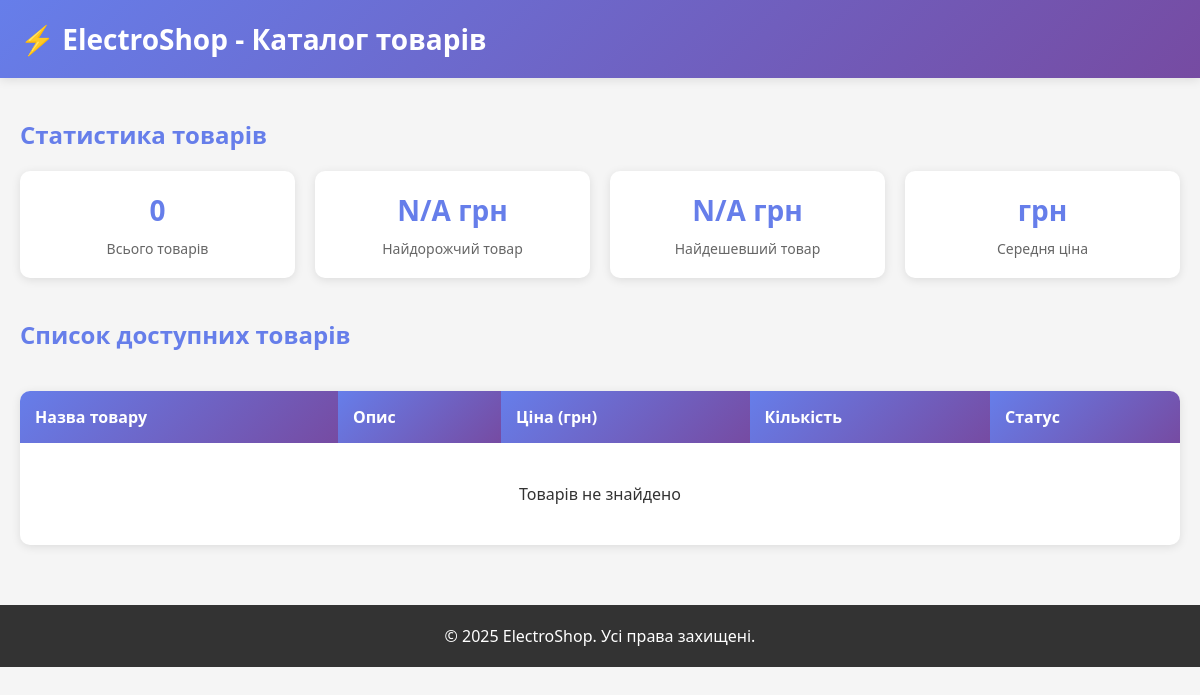
Before: /tables/ with the older database file.
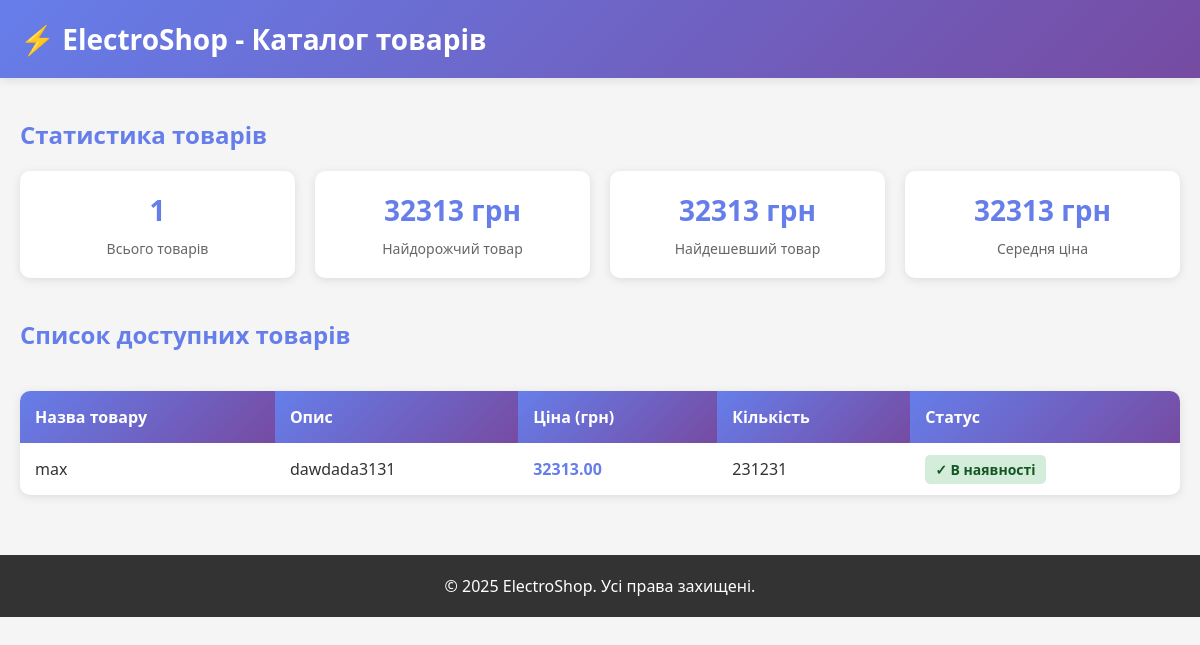
After: the same page with the newer database file.
### default/models.py (models this page shows, shortened)
class Product(models.Model):
    name = models.CharField(max_length=255)
    description = models.TextField()
    price = models.DecimalField(max_digits=10, decimal_places=2)
    stock = models.PositiveIntegerField()
    rating = models.FloatField(default=0.0)

### default/views.py (the view)
# urls.py: path('tables/', views.tables, name='tables'),
def tables(request):
    products = Product.objects.all()
    products_count = products.count()
    products_by_price = products.order_by('-price')
    top_expensive = products.order_by('-price')[:5]
    max_price = Product.objects.aggregate(Max('price'))['price__max'] or 0
    min_price = Product.objects.aggregate(Min('price'))['price__min'] or 0
    avg_price = Product.objects.aggregate(Avg('price'))['price__avg'] or 0
    context = {
        'products': products,
        'products_count': products_count,
        'products_by_price': products_by_price,
        'top_expensive': top_expensive,
        'max_price': max_price if max_price else "N/A",
        'min_price': min_price if min_price else "N/A",
        'avg_price': avg_price if avg_price else "N/A",
    }
    return render(request, 'tables.html', context)

### default/templates/tables.html (shortened to what this page needs)
<!DOCTYPE html>
<html lang="uk">
<head>
</head>
<body>
    <header>
        <div class="container">
            <h1>⚡ ElectroShop - Каталог товарів</h1>
        </div>
    </header>
    <main class="container">
        <h2>Статистика товарів</h2>
        <div class="stats">
            <div class="stat-card">
                <div class="stat-value">{{ products_count }}</div>
                <div class="stat-label">Всього товарів</div>
            </div>
            <div class="stat-card">
                <div class="stat-value">{{ max_price }} грн</div>
                <div class="stat-label">Найдорожчий товар</div>
            </div>
            <div class="stat-card">
                <div class="stat-value">{{ min_price }} грн</div>
                <div class="stat-label">Найдешевший товар</div>
            </div>
            <div class="stat-card">
                <div class="stat-value">{{ avg_price|floatformat:0 }} грн</div>
                <div class="stat-label">Середня ціна</div>
            </div>
        </div>
        <h2>Список доступних товарів</h2>
        <div class="table-container">
            <table>
                <thead>
                    <tr>
                        <th>Назва товару</th>
                        <th>Опис</th>
                        <th>Ціна (грн)</th>
                        <th>Кількість</th>
                        <th>Статус</th>
                    </tr>
                </thead>
                <tbody>
                    {% for product in products %}
                        <tr>
                            <td>{{ product.name }}</td>
                            <td>{{ product.description|truncatewords:5 }}</td>
                            <td class="price">{{ product.price }}</td>
                            <td>{{ product.stock }}</td>
                            <td>
                                {% if product.stock > 0 %}
                                    <span class="status in-stock">✓ В наявності</span>
                                {% else %}
                                    <span class="status out-of-stock">✗ Немає в наявності</span>
                                {% endif %}
                            </td>
                        </tr>
                    {% empty %}
                        <tr>
                            <td colspan="5" style="text-align: center; padding: 40px;">Товарів не знайдено</td>
                        </tr>
                    {% endfor %}
                </tbody>
            </table>
        </div>
    </main>
    <footer>
        <p>&copy; 2025 ElectroShop. Усі права захищені.</p>
    </footer>
</body>
</html>

Changed rows visible on the page:
added Product: name "max", description "dawdada3131", price "32313.00", stock "231231", shows "✓ В наявності"
Other visible differences:
{{ products_count }}: "0" → "1"
{{ max_price }}: "N/A" → "32313"
{{ min_price }}: "N/A" → "32313"
{{ avg_price|floatformat:0 }}: (not shown) → "32313"
text no longer shown: "Товарів не знайдено"
